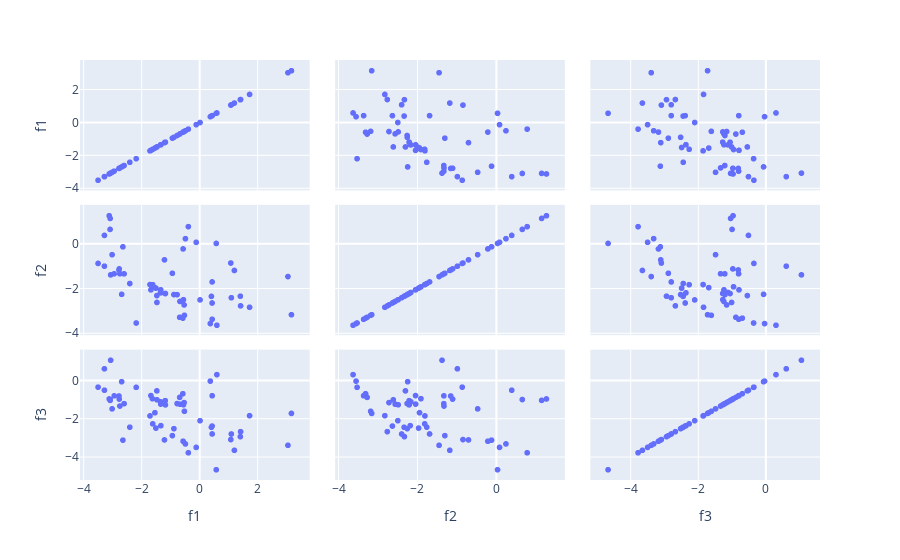
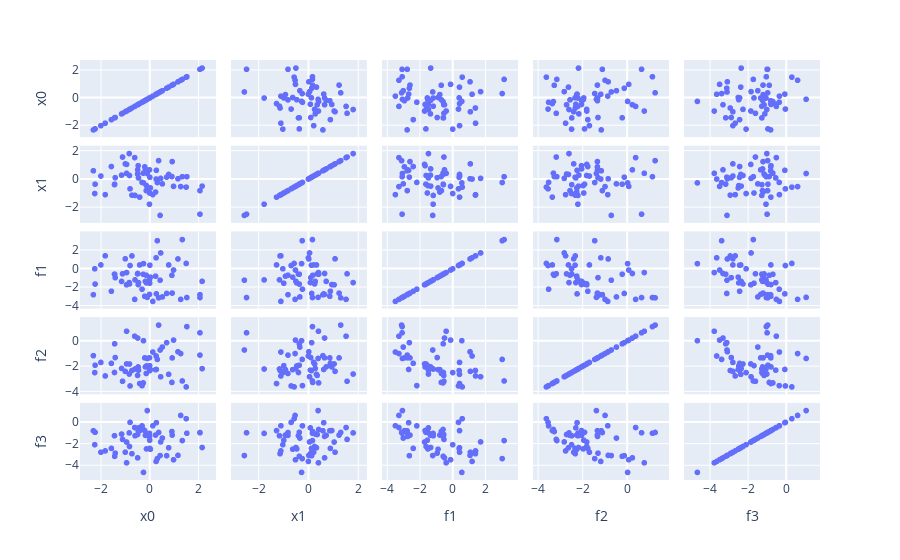

Write notebook code for charts like these, in order.
### Code cell
df_pareto_all = df[
    mask_pareto(df[objectives]) # Returns the mask of Pareto set and front
]

go.Figure(
    data=[go.Scatter(
        x=df_pareto_all['f1'],
        y=df_pareto_all['f2'],
        mode='markers'
    )],
    layout= {
        'xaxis': {'range': [-4, 4]},
        'yaxis': {'range': [-4, 2]},
    }
)

fig = px.scatter_matrix(df_pareto_all[objectives])
fig.show()

# Note: go.Figure(data=go.Splom...) is more powerful, but, yeah, px.scatter_matrix is convenient.

fig = px.scatter_matrix(df_pareto_all)
fig.show()
